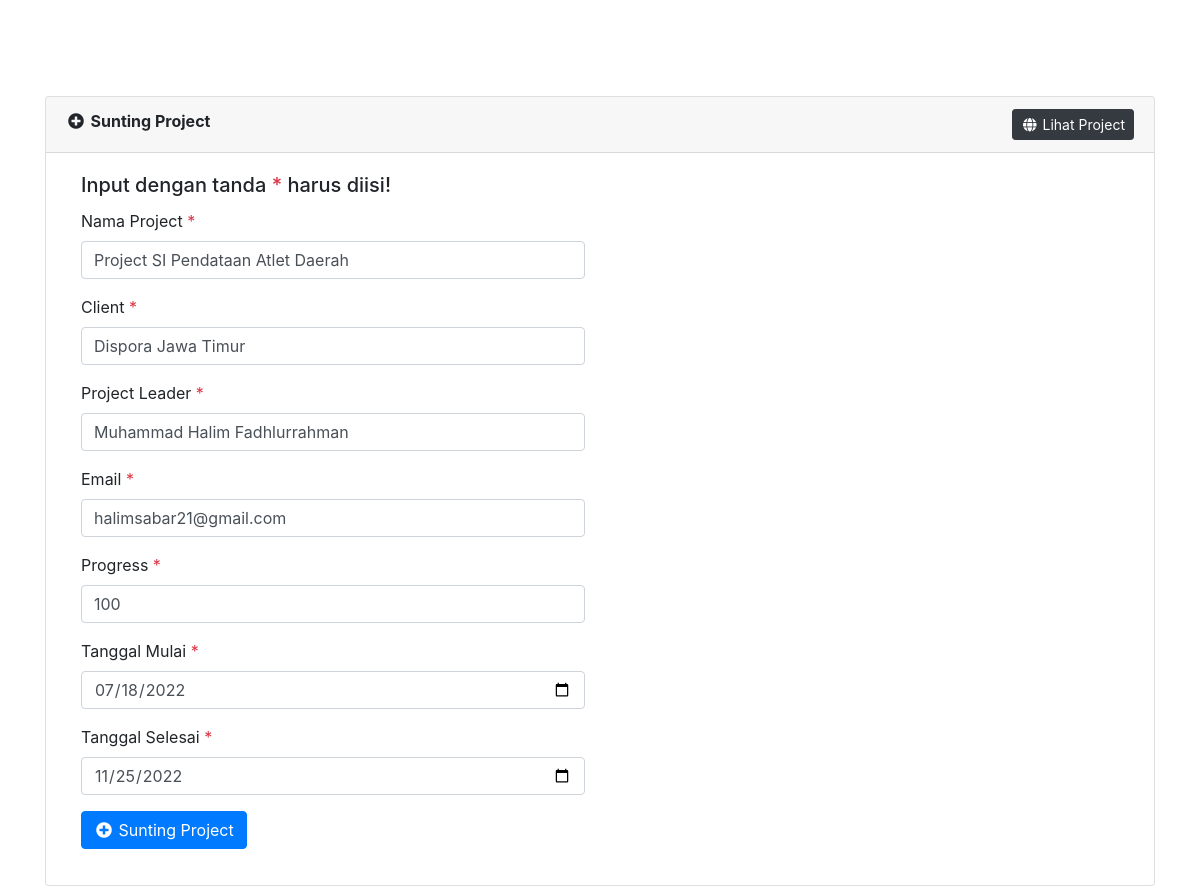
The app's page /ubah-project.php?editId=3 with its own data.
### tables this page shows
CREATE TABLE `project` (
  `id` int(11) NOT NULL,
  `project_name` varchar(64) NOT NULL,
  `client` varchar(64) NOT NULL,
  `project_leader` varchar(64) NOT NULL,
  `email` varchar(64) NOT NULL,
  `foto` varchar(255) DEFAULT NULL,
  `start_date` date NOT NULL,
  `end_date` date NOT NULL,
  `progress` int(11) NOT NULL
);

### include/Database.php (called while the page is built, shortened)
<?php
class Database{
    protected $pdo;
    public function __construct(\PDO $pdo)
    {
        $this->pdo = $pdo;
        $this->pdo->setAttribute(\PDO::ATTR_ERRMODE, \PDO::ERRMODE_EXCEPTION);
    }
    public function getAllRecords($tableName, $fields='*', $cond='', $orderBy='', $limit='')
    {
        $stmt = $this->pdo->prepare("SELECT $fields FROM $tableName WHERE 1 ".$cond." ".$orderBy." ".$limit);
        $stmt->execute();
        $rows = $stmt->fetchAll(PDO::FETCH_ASSOC);
        return $rows;
    }
}
?>

### config.php (called while the page is built, shortened)
<?php
include_once('include/Database.php');
$dsn	= 	"mysql:dbname=".SS_DB_NAME.";host=".SS_DB_HOST."";
$pdo	=	"";
try {
	$pdo = new PDO($dsn, SS_DB_USER, SS_DB_PASSWORD);
}catch (PDOException $e) {
	echo "Koneksi ke database gagal, pesan error  : " . $e->getMessage();
}
$db 	=	new Database($pdo);
?>

### ubah-project.php (the view, shortened to what this page needs)
<?php include_once 'config.php';
if(isset($_REQUEST['editId']) and $_REQUEST['editId']!=""){
	$row	=	$db->getAllRecords('project','*',' AND id="'.$_REQUEST['editId'].'"');
}
?>
<!doctype html>
<html lang="en-US" xmlns:fb="https://www.facebook.com/2008/fbml" xmlns:addthis="https://www.addthis.com/help/api-spec"
	prefix="og: http://ogp.me/ns#" class="no-js">
<head>
	<link rel="stylesheet" href="https://stackpath.bootstrapcdn.com/bootstrap/4.2.1/css/bootstrap.min.css"
>
	<link rel="stylesheet" href="https://use.fontawesome.com/releases/v5.6.3/css/all.css"
>
</head>
<body>
	<br><br><br><br>
	<div class="container">
		<div class="card">
			<div class="card-header"><i class="fa fa-fw fa-plus-circle"></i> <strong>Sunting Project</strong> <a
					href="project.php" class="float-right btn btn-dark btn-sm"><i class="fa fa-fw fa-globe"></i> Lihat
					Project</a></div>
			<div class="card-body">
				<div class="col-sm-6">
					<h5 class="card-title">Input dengan tanda <span class="text-danger">*</span> harus diisi!</h5>
					<form method="post">
						<div class="form-group">
							<label>Nama Project <span class="text-danger">*</span></label>
							<input type="text" name="project_name" id="project_name" class="form-control"
								value="<?php echo $row[0]['project_name']; ?>" placeholder="Masukkan nama project"
								required>
						</div>
						<div class="form-group">
							<label>Client <span class="text-danger">*</span></label>
							<input type="text" name="client" id="client" class="form-control"
								value="<?php echo $row[0]['client']; ?>" placeholder="Masukkan nama client" required>
						</div>
						<div class="form-group">
							<label>Project Leader <span class="text-danger">*</span></label>
							<input type="text" name="project_leader" id="project_leader" class="form-control"
								value="<?php echo $row[0]['project_leader']; ?>"
								placeholder="Masukkan nama project leader" required>
						</div>
						<div class="form-group">
							<label>Email <span class="text-danger">*</span></label>
							<input type="email" name="email" id="email" class="form-control"
								value="<?php echo $row[0]['email']; ?>" placeholder="Masukkan email leader" required>
						</div>
						<div class="form-group">
							<label>Progress <span class="text-danger">*</span></label>
							<input type="number" class="form-control" name="progress" id="progress"
								value="<?php echo $row[0]['progress']; ?>" placeholder="Masukkan persentase progress"
								required>
						</div>
						<div class="form-group">
							<label>Tanggal Mulai <span class="text-danger">*</span></label>
							<input type="date" class="form-control" name="start_date" id="start_date"
								value="<?php echo $row[0]['start_date']; ?>" placeholder="Masukkan tanggal mulai"
								required>
						</div>
						<div class="form-group">
							<label>Tanggal Selesai <span class="text-danger">*</span></label>
							<input type="date" class="form-control" name="end_date" id="end_date"
								value="<?php echo $row[0]['end_date']; ?>" placeholder="Masukkan tanggal mulai"
								required>
						</div>
						<div class="form-group">
							<button type="submit" name="submit" value="submit" id="submit" class="btn btn-primary"><i
									class="fa fa-fw fa-plus-circle"></i> Sunting Project</button>
						</div>
					</form>
				</div>
			</div>
		</div>
	</div>
</body>
</html>

### records on screen
project: project_name "Project SI Pendataan Atlet Daerah", client "Dispora Jawa Timur", project_leader "Muhammad Halim Fadhlurrahman", email "halimsabar21@gmail.com", progress "100", start_date "07/18/2022", end_date "11/25/2022"
